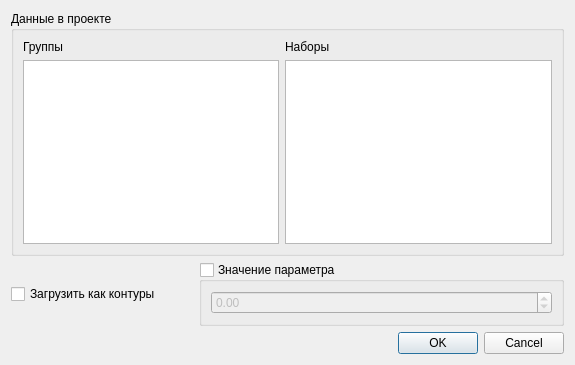
<?xml version="1.0" encoding="UTF-8"?>
<ui version="4.0">
 <class>Dialog</class>
 <widget class="QDialog" name="Dialog">
  <property name="geometry">
   <rect>
    <x>0</x>
    <y>0</y>
    <width>575</width>
    <height>365</height>
   </rect>
  </property>
  <property name="windowTitle">
   <string>Контрольные точки</string>
  </property>
  <property name="locale">
   <locale language="C" country="AnyCountry"/>
  </property>
  <layout class="QGridLayout" name="gridLayout_4">
   <item row="0" column="0" colspan="3">
    <widget class="QGroupBox" name="groupBox">
     <property name="title">
      <string>Данные в проекте</string>
     </property>
     <layout class="QGridLayout" name="gridLayout" columnstretch="0,1">
      <item row="0" column="0">
       <widget class="QLabel" name="label">
        <property name="text">
         <string>Группы</string>
        </property>
       </widget>
      </item>
      <item row="0" column="1">
       <widget class="QLabel" name="label_3">
        <property name="text">
         <string>Наборы</string>
        </property>
       </widget>
      </item>
      <item row="1" column="0">
       <widget class="QListWidget" name="groupsListWidget">
        <property name="selectionMode">
         <enum>QAbstractItemView::MultiSelection</enum>
        </property>
        <property name="sortingEnabled">
         <bool>true</bool>
        </property>
       </widget>
      </item>
      <item row="1" column="1">
       <widget class="QListWidget" name="setsListWidget">
        <property name="selectionMode">
         <enum>QAbstractItemView::ExtendedSelection</enum>
        </property>
        <property name="sortingEnabled">
         <bool>true</bool>
        </property>
       </widget>
      </item>
     </layout>
    </widget>
   </item>
   <item row="2" column="0" colspan="3">
    <widget class="QDialogButtonBox" name="buttonBox">
     <property name="orientation">
      <enum>Qt::Horizontal</enum>
     </property>
     <property name="standardButtons">
      <set>QDialogButtonBox::Cancel|QDialogButtonBox::Ok</set>
     </property>
    </widget>
   </item>
   <item row="1" column="1" colspan="2">
    <widget class="QGroupBox" name="mDefaultValueGroupBox">
     <property name="title">
      <string>Значение параметра</string>
     </property>
     <property name="checkable">
      <bool>true</bool>
     </property>
     <property name="checked">
      <bool>false</bool>
     </property>
     <layout class="QHBoxLayout" name="horizontalLayout">
      <item>
       <widget class="QDoubleSpinBox" name="mValueLineEdit">
        <property name="minimum">
         <double>-99999999.000000000000000</double>
        </property>
        <property name="maximum">
         <double>99999999.000000000000000</double>
        </property>
       </widget>
      </item>
     </layout>
    </widget>
   </item>
   <item row="1" column="0">
    <widget class="QCheckBox" name="mLoadAsContourCheckBox">
     <property name="text">
      <string>Загрузить как контуры</string>
     </property>
    </widget>
   </item>
  </layout>
 </widget>
 <resources/>
 <connections>
  <connection>
   <sender>buttonBox</sender>
   <signal>accepted()</signal>
   <receiver>Dialog</receiver>
   <slot>accept()</slot>
   <hints>
    <hint type="sourcelabel">
     <x>227</x>
     <y>523</y>
    </hint>
    <hint type="destinationlabel">
     <x>157</x>
     <y>274</y>
    </hint>
   </hints>
  </connection>
  <connection>
   <sender>buttonBox</sender>
   <signal>rejected()</signal>
   <receiver>Dialog</receiver>
   <slot>reject()</slot>
   <hints>
    <hint type="sourcelabel">
     <x>295</x>
     <y>529</y>
    </hint>
    <hint type="destinationlabel">
     <x>286</x>
     <y>274</y>
    </hint>
   </hints>
  </connection>
 </connections>
</ui>
